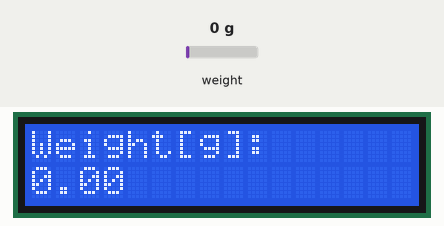
Bench run of a sketch on a simulated Arduino Uno, built with avr-gcc and run on an emulated ATmega328P. Parts: 16×2 character LCD. Inputs (shaded band) come from the test bench; at power-on: weight on the scale 0 g.

Above: at 3.6 s.
3.7 s: weight on the scale set to 100 g
At 4.4 s:
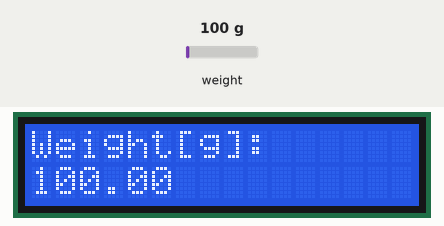
5.2 s: weight on the scale set to 1250 g
At 6.2 s:
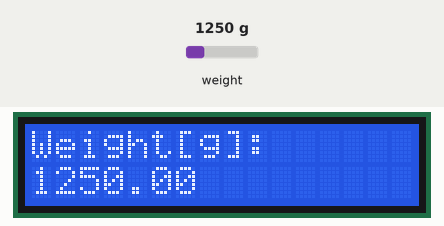
6.7 s: weight on the scale set to 2500 g
At 7.1 s:
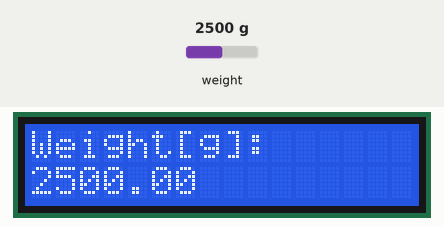
Timing chart, 0 to 9.7 s (numbered marks = the images above; inputs shaded):
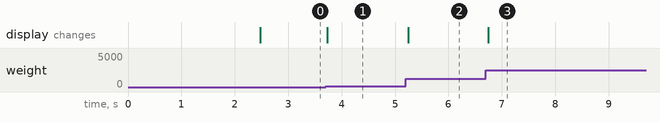

The sketch:

Calibration.ino
```cpp
// (c) Michael Schoeffler 2017, http://www.mschoeffler.de
#include <HX711_ADC.h> // https://github.com/olkal/HX711_ADC
#include <Wire.h>
#include <LiquidCrystal_I2C.h> // LiquidCrystal_I2C library
HX711_ADC LoadCell(6, 7); // parameters: dt pin, sck pin<span data-mce-type="bookmark" style="display: inline-block; width: 0px; overflow: hidden; line-height: 0;" class="mce_SELRES_start"></span>
LiquidCrystal_I2C lcd(0x27,16,2); // 0x27 is the i2c address of the LCM1602 IIC v1 module (might differ)
void setup() {
  LoadCell.begin(); // start connection to HX711
  LoadCell.start(2000); // load cells gets 2000ms of time to stabilize
  LoadCell.setCalFactor(435); // calibration factor for load cell => strongly dependent on your individual setup
  lcd.begin(); // begins connection to the LCD module
  lcd.backlight(); // turns on the backlight
}
void loop() {
  LoadCell.update(); // retrieves data from the load cell
  float i = LoadCell.getData(); // get output value
  lcd.setCursor(0, 0); // set cursor to first row
  lcd.print("Weight[g]:"); // print out to LCD
  lcd.setCursor(0, 1); // set cursor to secon row
  lcd.print(i); // print out the retrieved value to the second row
}
```

Measured:
- after the input at 3.7 s, the display: changes at once (image 1)
- after the input at 5.2 s, the display: changes after 0.05 s (image 2)
- after the input at 6.7 s, the display: changes at once (image 3)
